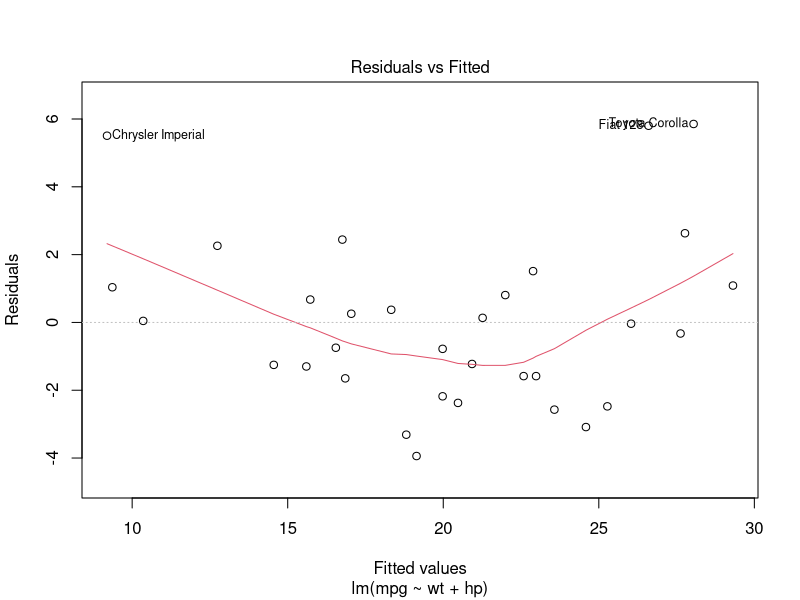
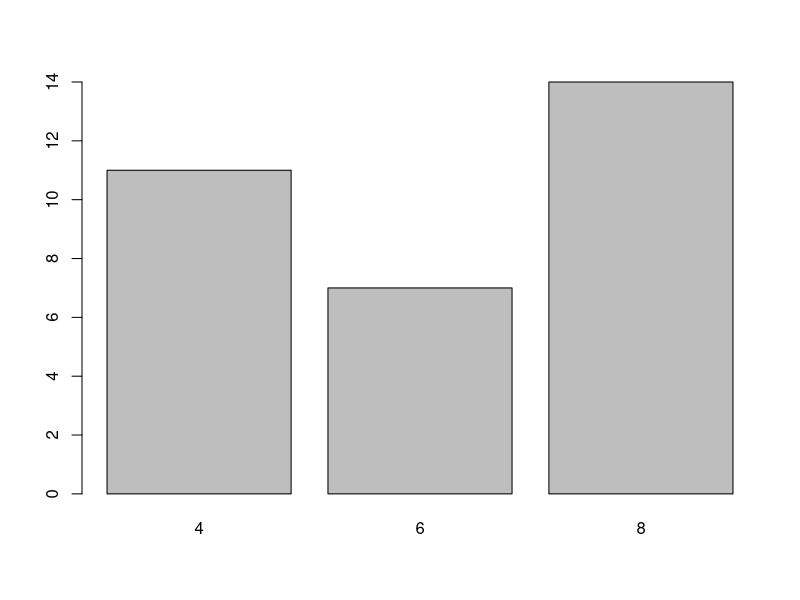
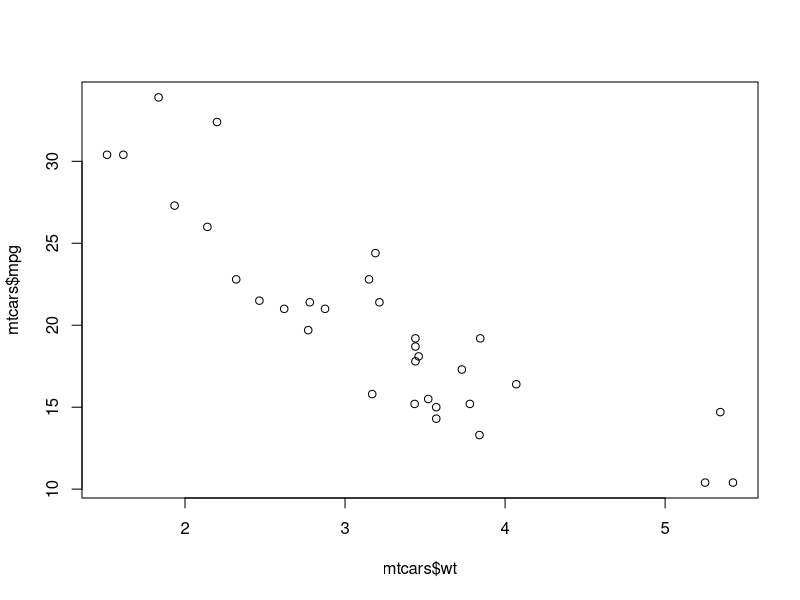

Write R code to recreate these figures, in order.
# Assignment 7: Generic functions, S3 and S4
# ------------------------------------------------------------

## 1. Load and inspect data ---------------------------------
data("mtcars")
head(mtcars)
str(mtcars)

## 2. Generic functions -------------------------------------
# print(), summary(), and plot() are S3 generics: they look at class(x)
# and call print.<class>, summary.<class>, etc.

class(mtcars)               # "data.frame"
print(head(mtcars))         # print.data.frame
summary(mtcars[, c("mpg", "hp", "wt")])   # summary.data.frame

# Object derived from the data: a linear model
fit <- lm(mpg ~ wt + hp, data = mtcars)
class(fit)                  # "lm"
print(fit)                  # print.lm
summary(fit)                # summary.lm (a different method, same generic)
plot(fit, which = 1)        # plot.lm -> residuals vs fitted

# Another derived object: a factor
cyl_f <- factor(mtcars$cyl)
class(cyl_f)                # "factor"
summary(cyl_f)              # summary.factor -> counts per level
plot(cyl_f)                 # plot.factor -> bar plot

# Same generic, different class -> different behavior
plot(mtcars$wt, mtcars$mpg) # plot.default (numeric vectors)

# Methods available for a generic
methods(summary)

# A generic that does NOT dispatch on a custom class:
# no mean.student_s3 exists, so R falls back to mean.default,
# which expects numeric/logical input and returns NA with a warning.
tmp <- list(name = "test", age = 29, GPA = 3.5)
class(tmp) <- "student_s3"
mean(tmp)                   # NA + warning: argument is not numeric or logical

## 3. S3 vs S4 ----------------------------------------------

### S3 --------------------------------------------------------
s3_obj <- list(name = "Adriel", age = 22, GPA = 3.8)
class(s3_obj) <- "student_s3"

# Before defining a method, print() falls back to print.default
print(unclass(s3_obj))

# Method for an existing generic
print.student_s3 <- function(x, ...) {
  cat("S3 student\n")
  cat("  Name:", x$name, "\n")
  cat("  Age: ", x$age, "\n")
  cat("  GPA: ", x$GPA, "\n")
  invisible(x)
}
print(s3_obj)
s3_obj                      # auto-print also dispatches to print.student_s3

# Our own S3 generic
describe <- function(x, ...) UseMethod("describe")
describe.default <- function(x, ...) cat("No describe() method for this class\n")
describe.student_s3 <- function(x, ...) {
  cat(x$name, "is", x$age, "with a GPA of", x$GPA, "\n")
}
describe(s3_obj)
describe(42)                # falls to describe.default

### S4 --------------------------------------------------------
setClass("student_s4",
         slots = c(name = "character", age = "numeric", GPA = "numeric"))
s4_obj <- new("student_s4", name = "Adriel", age = 22, GPA = 3.8)

# Default display before we define a method
s4_obj

# show() is the S4 equivalent of print for auto-printing
setMethod("show", "student_s4", function(object) {
  cat("S4 student\n")
  cat("  Name:", object@name, "\n")
  cat("  Age: ", object@age, "\n")
  cat("  GPA: ", object@GPA, "\n")
})
s4_obj
print(s4_obj)               # print() on an S4 object calls show()

# Our own S4 generic + method
setGeneric("describe4", function(x, ...) standardGeneric("describe4"))
setMethod("describe4", "student_s4", function(x, ...) {
  cat(x@name, "is", x@age, "with a GPA of", x@GPA, "\n")
})
describe4(s4_obj)

# S4 enforces slot types; S3 does not
s3_bad <- list(name = 123, age = "old", GPA = "high")
class(s3_bad) <- "student_s3"   # accepted, no complaints
try(new("student_s4", name = 123, age = "old", GPA = "high"))  # error

## 4. Inspecting class system and type -----------------------
is.object(s3_obj); isS4(s3_obj)   # TRUE FALSE -> S3
is.object(s4_obj); isS4(s4_obj)   # TRUE TRUE  -> S4

class(s3_obj); class(s4_obj)
inherits(s3_obj, "student_s3")
is(s4_obj, "student_s4")
isVirtualClass("student_s4")

typeof(s3_obj)              # "list"
typeof(s4_obj)              # "S4"
typeof(1L)                  # "integer"
typeof(mtcars)              # "list" (a data.frame is a list underneath)
mode(mtcars); storage.mode(1L)

# Introspection helpers
attributes(s3_obj)          # $names, $class
slotNames("student_s4")
getSlots("student_s4")
isGeneric("describe4")
existsMethod("describe4", "student_s4")
showMethods("describe4")
# Optional: sloop::otype(s3_obj); sloop::otype(s4_obj)
